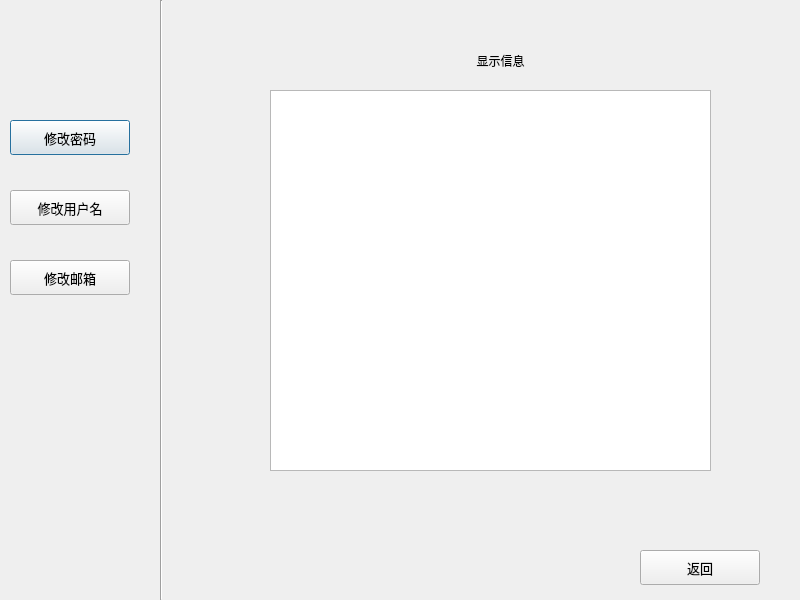
<?xml version="1.0" encoding="UTF-8"?>
<ui version="4.0">
    <class>CenterDialog</class>
    <widget class="QDialog" name="CenterDialog">
        <property name="geometry">
            <rect>
                <x>0</x>
                <y>0</y>
                <width>800</width>
                <height>600</height>
            </rect>
        </property>
        <property name="windowTitle">
            <string>个人中心</string>
        </property>
        <widget class="QPushButton" name="changePwdBtn">
            <property name="geometry">
                <rect>
                    <x>10</x>
                    <y>120</y>
                    <width>120</width>
                    <height>35</height>
                </rect>
            </property>
            <property name="font">
                <font>
                    <family>微软雅黑</family>
                    <pointsize>10</pointsize>
                </font>
            </property>
            <property name="text">
                <string>修改密码</string>
            </property>
        </widget>
        <widget class="QPushButton" name="changeEmailBtn">
            <property name="geometry">
                <rect>
                    <x>10</x>
                    <y>260</y>
                    <width>120</width>
                    <height>35</height>
                </rect>
            </property>
            <property name="font">
                <font>
                    <family>微软雅黑</family>
                    <pointsize>10</pointsize>
                </font>
            </property>
            <property name="text">
                <string>修改邮箱</string>
            </property>
        </widget>
        <widget class="QTextBrowser" name="textBrowser">
            <property name="geometry">
                <rect>
                    <x>270</x>
                    <y>90</y>
                    <width>441</width>
                    <height>381</height>
                </rect>
            </property>
        </widget>
        <widget class="QLabel" name="userNameLabel">
            <property name="geometry">
                <rect>
                    <x>0</x>
                    <y>40</y>
                    <width>150</width>
                    <height>50</height>
                </rect>
            </property>
            <property name="font">
                <font>
                    <family>微软雅黑</family>
                    <pointsize>10</pointsize>
                </font>
            </property>
            <property name="text">
                <string/>
            </property>
            <property name="alignment">
                <set>Qt::AlignCenter</set>
            </property>
        </widget>
        <widget class="QPushButton" name="changeUserNameBtn">
            <property name="geometry">
                <rect>
                    <x>10</x>
                    <y>190</y>
                    <width>120</width>
                    <height>35</height>
                </rect>
            </property>
            <property name="font">
                <font>
                    <family>微软雅黑</family>
                    <pointsize>10</pointsize>
                </font>
            </property>
            <property name="text">
                <string>修改用户名</string>
            </property>
        </widget>
        <widget class="Line" name="line">
            <property name="geometry">
                <rect>
                    <x>160</x>
                    <y>0</y>
                    <width>3</width>
                    <height>600</height>
                </rect>
            </property>
            <property name="font">
                <font>
                    <family>微软雅黑</family>
                    <pointsize>10</pointsize>
                </font>
            </property>
            <property name="orientation">
                <enum>Qt::Vertical</enum>
            </property>
        </widget>
        <widget class="QPushButton" name="returnBackBtn">
            <property name="geometry">
                <rect>
                    <x>640</x>
                    <y>550</y>
                    <width>120</width>
                    <height>35</height>
                </rect>
            </property>
            <property name="font">
                <font>
                    <family>微软雅黑</family>
                    <pointsize>10</pointsize>
                </font>
            </property>
            <property name="text">
                <string>返回</string>
            </property>
        </widget>
        <widget class="QLabel" name="label">
            <property name="geometry">
                <rect>
                    <x>450</x>
                    <y>50</y>
                    <width>101</width>
                    <height>21</height>
                </rect>
            </property>
            <property name="text">
                <string>显示信息</string>
            </property>
            <property name="alignment">
                <set>Qt::AlignCenter</set>
            </property>
        </widget>
    </widget>
    <resources/>
    <connections/>
</ui>
